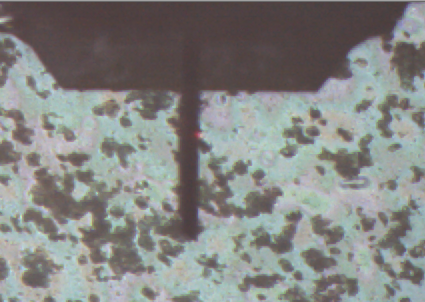
#> input picture images/sample_screenshot.png, 425 x 302 px, found by its file name
$ python computervision.py
#> lines starting #> are read from the running program, lines starting #| are printed output that depends on the picture
import cv2 as cv
import numpy as np
import pyautogui


# --- inputs ---
top_view_x = -708
top_view_y = 264
top_view_width = 630
top_view_height = 470

screenshot = pyautogui.screenshot(region=(top_view_x, top_view_y, top_view_width, top_view_height))
screenshot.save("screenshot.png")

frame =  cv.imread(r"C:\Users\spill\Downloads\sample_screenshot.png")          # your grab function
#> frame is the input picture: shape (302, 425, 3); mean B, G, R 131.4, 133.6, 132.5
flat = cv.imread(r"C:\Users\spill\Downloads\closeup empty sample.png")          # empty-dish reference, same exposure
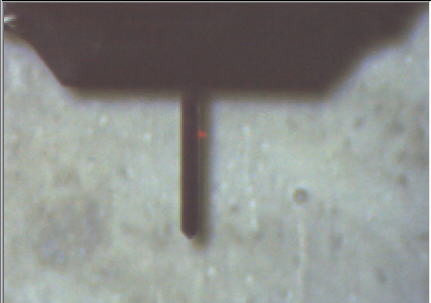
#> input picture images/closeup empty sample.png, 431 x 303 px, found by its file name
#> flat is the input picture: shape (303, 431, 3); mean B, G, R 138, 140.9, 138.4

def preprocess(img, flat):
    g = cv.cvtColor(img, cv.COLOR_BGR2GRAY)
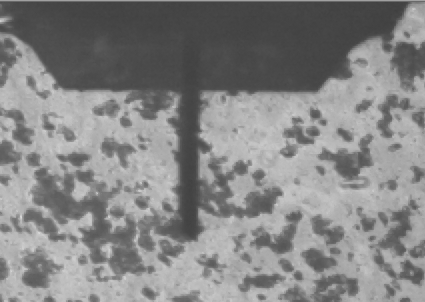
#> g: shape (302, 425); min 63, max 217, mean 133
    flat_gray = cv.cvtColor(flat, cv.COLOR_BGR2GRAY)
#> (the run stopped early here; a loop or call above may not have finished)
